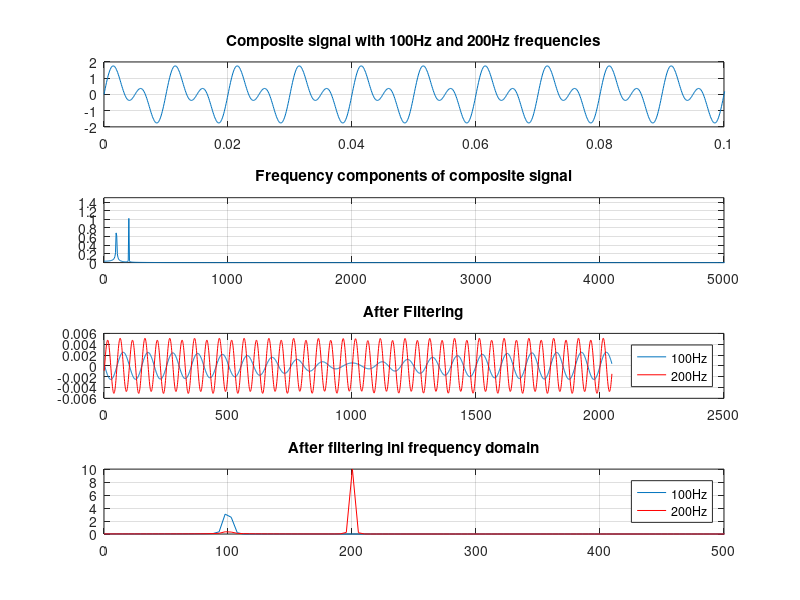

This chart was generated by the following MATLAB code:
clear all;
clc;
close all;
%%--- Program to design bandpass filter with basic mathematical equations
%%--- And will be helpful for those who dont have signal processing toolbox
%%% Created by:Ashwini Deshpande, (vd.ashwini@yahoo.co.in) 10/28/09
% Intial settings
Fs=10e3;        % Sampling Frequency
t=(0:Fs)/Fs';   % Time Vector
L=2000;         % FFT length
NFFT=2048;      
f=Fs*linspace(0,1,NFFT); % Frequency Vector
%-- Generate composite signal with 100Hz and 200Hz frequency components --%
comp_sig=sin(2*pi*100*t)+sin(2*pi*200*t);
%-- Calculate FFT of composite signa; --%
comp_sig_fft=fft(comp_sig,NFFT)/L;
%-- Generate Filter for 100Hz signal--%
bw=10;      %Bandwisth
fc=pi*100;  %Center Frequency
n=1:L;
%Compute Hamming window
for n=1:L
    hamm(n)=(0.54-0.46*cos(2*pi*n/L));
end
%Compute Filter
hsuup=(-(L-1)/2:(L-1)/2);
hideal1=hamm.*(2*(fc+bw)*(sin(2*(fc+bw)*hsuup/Fs)./(2*(2*fc+bw)*hsuup/Fs)));
hideal2=hamm.*(2*(fc-bw)*(sin(2*(fc-bw)*hsuup/Fs)./(2*(2*fc+bw)*hsuup/Fs)));
h_bpf=(hideal1-hideal2);
% Filtering in freq domain
h_bpf_fft=fft(h_bpf,NFFT)/L;
s100_fft=comp_sig_fft.*h_bpf_fft;
s100=real(ifft(s100_fft));
%-- Generate Filter for 200Hz signal --%
bw=10;      %Bandwidth
fc=pi*200;  %center frequency
%Compute Filter
hideal1=hamm.*(2*(fc+bw)*(sin(2*(fc+bw)*hsuup/Fs)./(2*(fc+bw)*hsuup/Fs)));
hideal2=hamm.*(2*(fc-bw)*(sin(2*(fc-bw)*hsuup/Fs)./(2*(fc+bw)*hsuup/Fs)));
h_bpf=(hideal1-hideal2);
% Filtering in freq domain
h_bpf_fft=fft(h_bpf,NFFT)/L;
s200_fft=comp_sig_fft.*h_bpf_fft;
s200=real(ifft(s200_fft));
%-- plot all signals ---%
figure;
subplot(411);
plot(t,comp_sig);grid on
axis([0 0.1 -2 2])
title('Composite signal with 100Hz and 200Hz frequencies')
subplot(412)
plot(f,2*abs(comp_sig_fft));grid on;
axis([0 5000 0 1.5])
title('Frequency components of composite signal')
subplot(413);
plot(s100);hold on
plot(s200,'r');grid on
title('After Filtering')
legend('100Hz','200Hz')
subplot(414);
plot(f,2*abs(s100_fft));hold on;
plot(f,2*abs(s200_fft),'r');grid on;
axis([0 500 0 10])
title('After filtering ini frequency domain')
legend('100Hz','200Hz')
